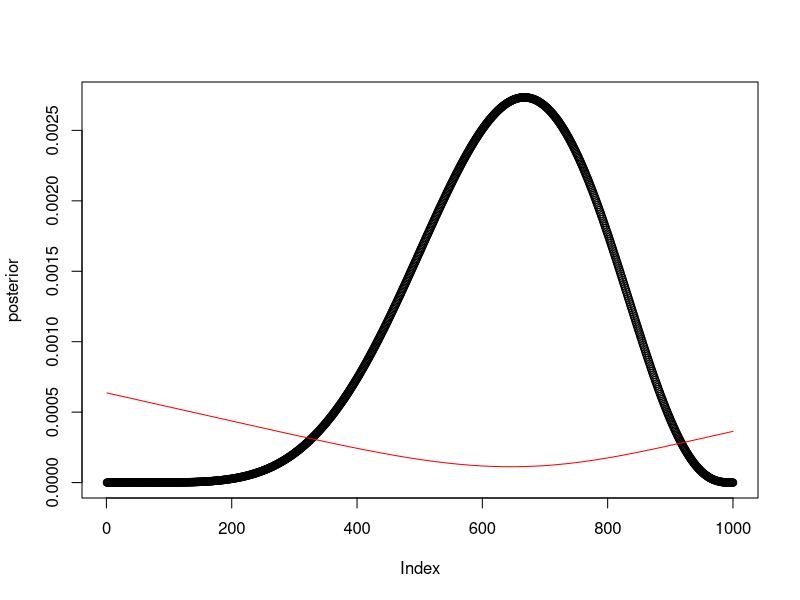
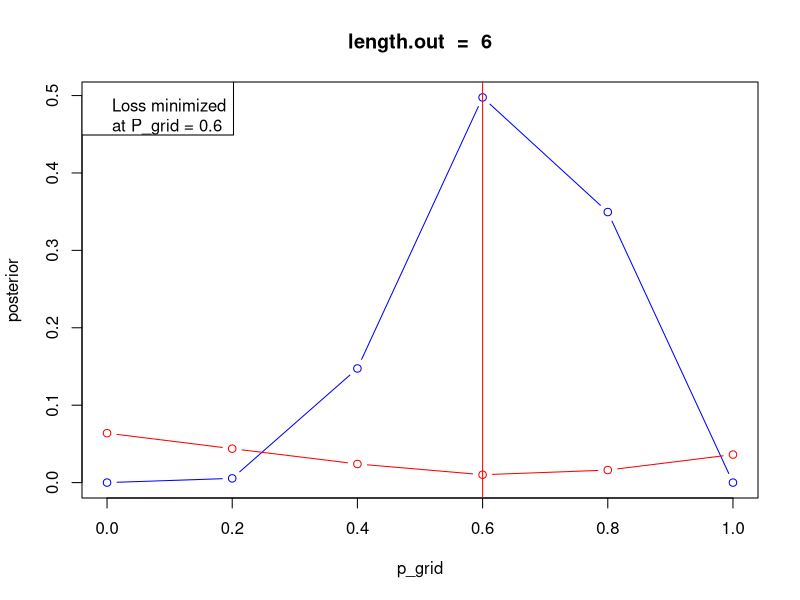
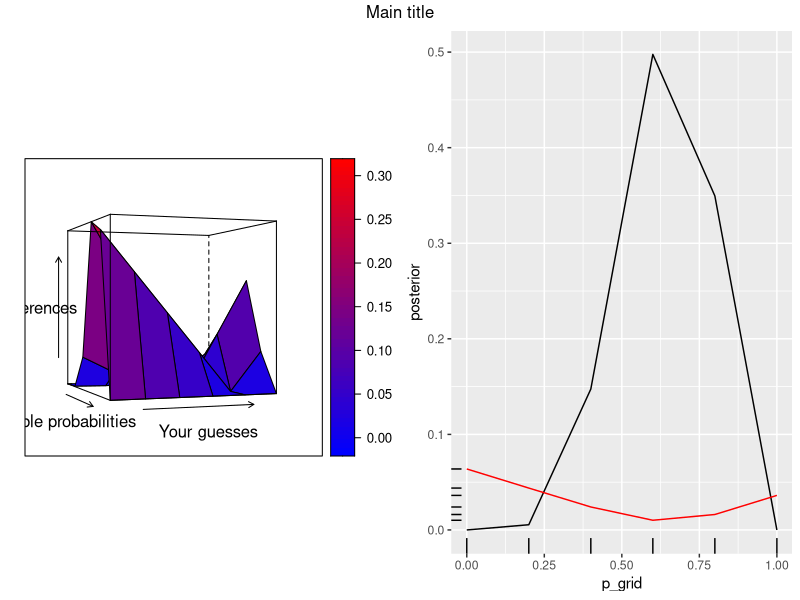
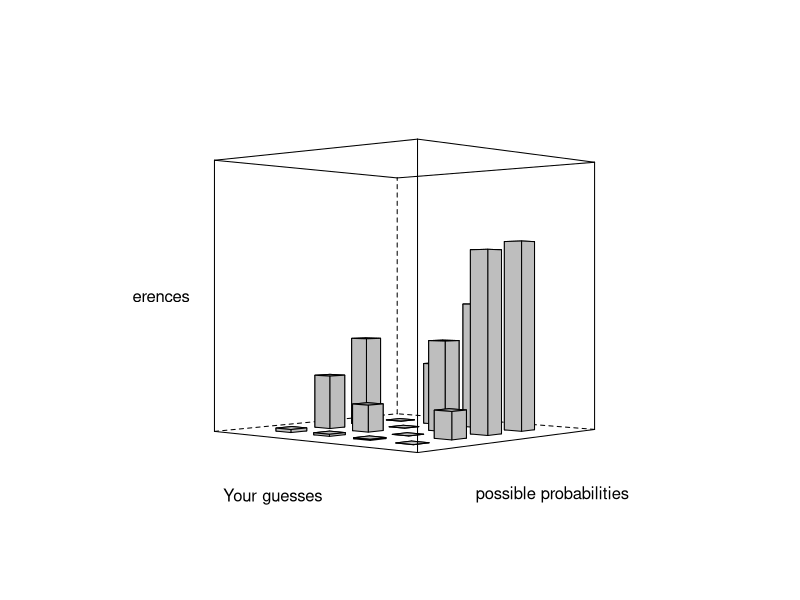
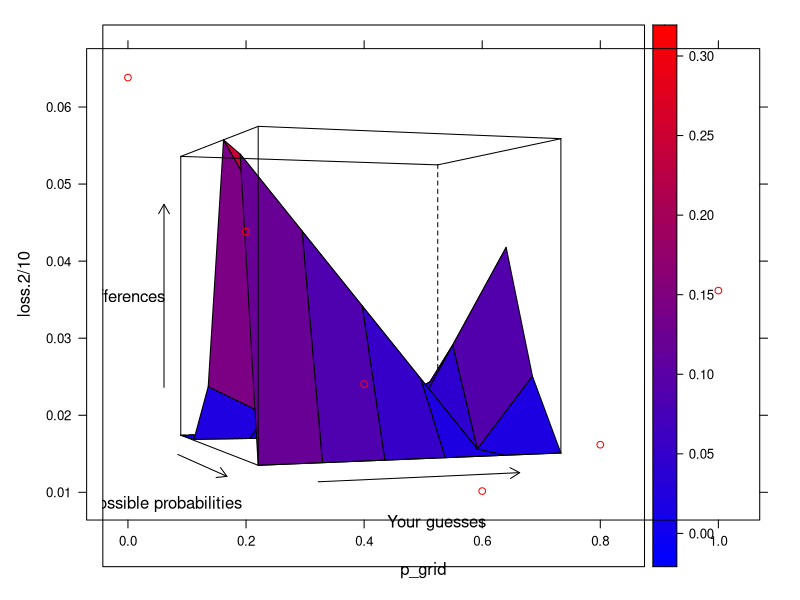

The R source for these figures, in order:
#the moral of this work below is that this code

#loss<-sapply(p_grid,function(d) sum(posterior*abs(d-p_grid)))

##creates a matrix of differences of p_grid, multiplies each element in this matrix by corresponding posterior to weight each of those items, then sums them by coloum to create a vector of loss estimates for each value of p_grid.  

library(tidyr)
library(dplyr)
library(ggplot2)
library(latticeExtra)
library(gridExtra)

p_grid <-seq(0,1,length.out=1000)
prior<- rep(1,1000)
likelihood<-dbinom(6,9,prob=p_grid)
posterior<-likelihood*prior
posterior<-posterior/sum(posterior)

samples<-sample(p_grid,1e4,prob=posterior,replace=T)
plot(posterior)

loss<-sapply(p_grid,function(d) sum(posterior*abs(d-p_grid)))
lines(loss/1000,col='red')
p_grid[which.min(loss)]
median(samples)
mean(samples)

length(samples)


############
n=6
p_grid <-seq(0,1,length.out=n)
prior<- rep(1,n)
likelihood<-dbinom(6,9,prob=p_grid)
posterior<-likelihood*prior
posterior<-posterior/sum(posterior)
unst.posterior<-likelihood*prior

Calculate_loss<-function(d) {
  for (i in 1:length(d)) {
    return((abs(d[i]-p_grid)))   #this creates a matrix of p_grid differences; diagnol == zero
  } 
  }

loss<-sapply(p_grid,Calculate_loss) #this creates The matrix
unst.posterior   #for output comp
loss  #for output comp
posterior*loss  #notice that the vector posterior multiplies column by col, not by row, so transpose in head,

loss.1<-apply(loss,2,sum) # collapses grid into vector, the final desired output
#note the above if you change from 2 to 1 (col to row) eval, you flip the loss curve

loss.2<-sapply(p_grid,function(d) sum(posterior*abs(d-p_grid))) #original formula from book

plot(posterior,x=p_grid,type='b',col='blue',main = paste("length.out  = ",length(p_grid)))
lines(loss.2/10,x=p_grid,type='b',col='red')
abline(v=p_grid[which.min(loss.2)],col='red')
graph_text<-paste("low P_grid",round(p_grid[which.min(loss.2)],3),"----->")
#text(y=.0005,x=.75,labels=graph_text)
legend ("topleft",paste("Loss minimized\nat P_grid =",round(p_grid[which.min(loss.2)],3)))




#the moral of the story.  The posterior curve is mirror/flipped, transposed so that each posterior score is fed through the columsn of the P_grid difference matrix.  This amplifies the deviation of guess to correct when big, but if the deviation of guess from correctis small, or zero, the posterior score will have very little, if any effect on the loss.  

#using ggplot and original data of n=100

df<-data_frame(p_grid,posterior)
p<-ggplot(df, aes(p_grid,posterior))
P<-p+geom_line()+geom_line(aes(y=loss.2/10),color='red')+geom_rug(aes(x=p_grid,y=loss.2/10))

  
par(mfrow=c(1,2))
loss.df<-as_data_frame(loss)
colnames(loss.df)<-paste0("diff",seq(1,n))
tidy.loss.df<-loss.df %>% gather(difference,value)
tidy.loss.df<-cbind(p_grid,tidy.loss.df)
#loss.p<-ggplot(tidy.loss.df,aes(x=value))
#loss.p+geom_bar()+facet_wrap(~difference)



#the following wireframe shows a diagonal splitting
#the posterior curve on the right side with 
#the loss function on the left side, the highpoint of which is the min
 
 wf<-wireframe(posterior*loss,
           drape=T,
           #light.source = c(0,10,10), 
           screen = list(z =-70 , x = -90, y=0),
           xlab = "possible probabilities",
           ylab = 'Your guesses',
           zlab = "differences",
           
           col.regions = colorRampPalette(c("blue", "red"))(100)
           )
 
 loss.p<-xyplot(loss.2/10~p_grid,col='red')
 
 
 grid.arrange(wf, P, ncol=2, top = "Main title")
 
 #see countourplot for density 
 cloud(posterior*loss,
       panel.3d.cloud=panel.3dbars, 
       col.facet='grey', 
       xbase=0.4, 
       ybase=0.4, 
       #      scales=list(arrows=FALSE, col=1),
       screen = list(z = 48, x = -90, y=0),
       xlab = "possible probabilities",
       ylab = 'Your guesses',
       zlab = "differences",
       par.settings = list(axis.line = list(col = "transparent"))
 )
 
 
 
 
 print(wf,split=c(1,1,1,1),more=T)
 print(loss.p,split=c(1,1,1,1),more=T)
 
